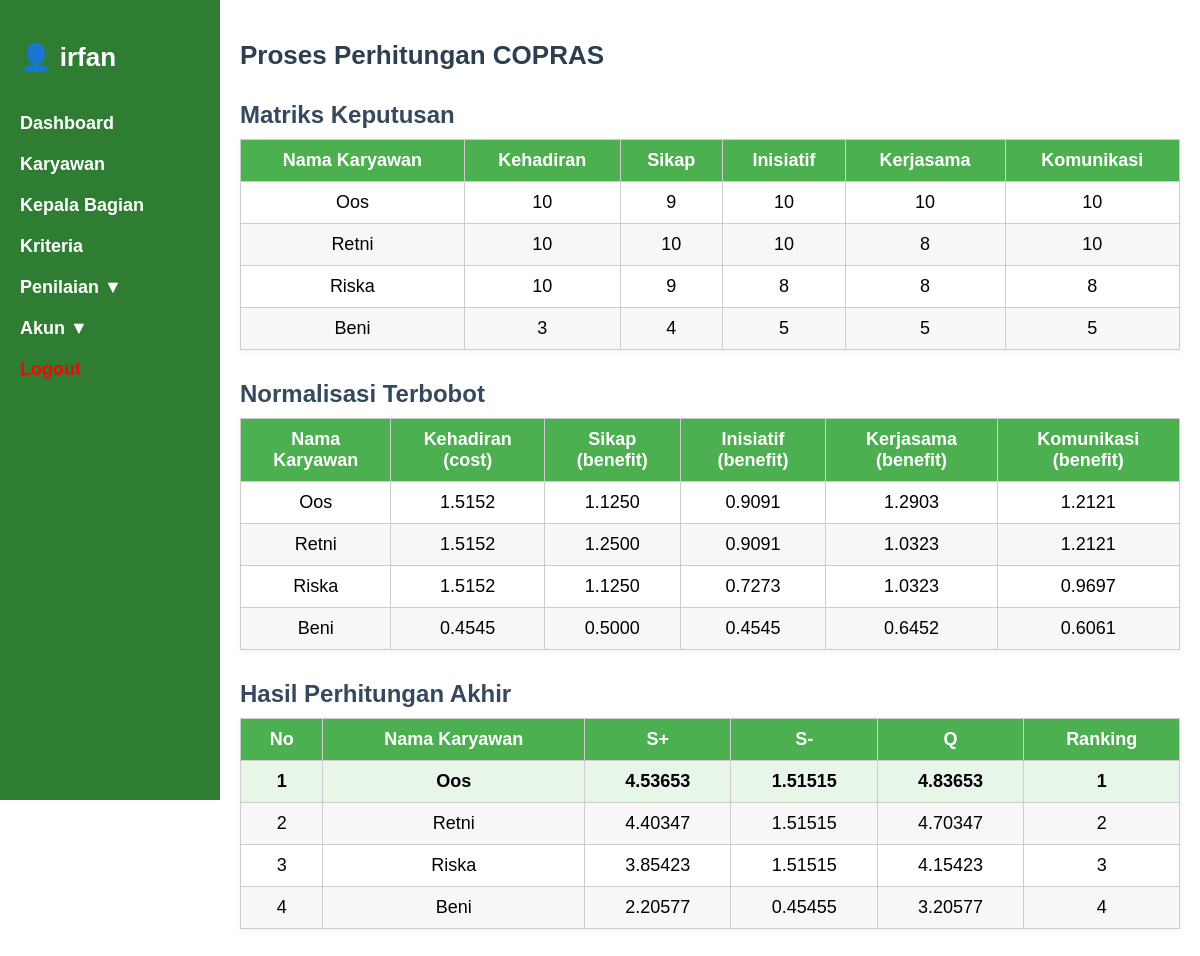
The app's page /index.php?page=admin/proses_copras.php (signed in) with its own data.
### tables this page shows
CREATE TABLE `kriteria` (
  `id` int(11) NOT NULL,
  `kode` varchar(10) DEFAULT NULL,
  `nama` varchar(100) DEFAULT NULL,
  `bobot` int(11) DEFAULT NULL,
  `jenis` enum('benefit','cost') NOT NULL DEFAULT 'benefit'
);

CREATE TABLE `karyawan` (
  `id` int(11) NOT NULL,
  `nama` varchar(100) DEFAULT NULL,
  `jabatan` varchar(100) DEFAULT NULL,
  `id_kepala` int(11) DEFAULT NULL
);

### admin/perhitungan_copras.php (called while the page is built)
<?php
function hitung_copras($conn) {
    $data = [
        'kriteria' => [],
        'karyawan' => [],
        'matriks' => [],
        'normalisasi' => [],
        'splus' => [],
        'smin' => [],
        'q' => [],
        'ranking' => []
    ];
    $qKriteria = mysqli_query($conn, "SELECT * FROM kriteria ORDER BY id");
    while ($row = mysqli_fetch_assoc($qKriteria)) {
        $data['kriteria'][$row['id']] = [
            'nama' => $row['nama'],
            'bobot' => $row['bobot'],
            'jenis' => strtolower($row['jenis'])
        ];
    }
    $qKaryawan = mysqli_query($conn, "SELECT * FROM karyawan ORDER BY id");
    while ($row = mysqli_fetch_assoc($qKaryawan)) {
        $data['karyawan'][$row['id']] = $row;
    }
    foreach ($data['karyawan'] as $id_karyawan => $k) {
        foreach ($data['kriteria'] as $id_kriteria => $kr) {
            $data['matriks'][$id_karyawan][$id_kriteria] = 0;
        }
        $qNilai = mysqli_query($conn, "SELECT sk.id_kriteria, sk.bobot
            FROM penilaian p
            JOIN sub_kriteria sk ON p.id_sub_kriteria = sk.id
            WHERE p.id_karyawan = '$id_karyawan'");
        while ($n = mysqli_fetch_assoc($qNilai)) {
            $data['matriks'][$id_karyawan][$n['id_kriteria']] += $n['bobot'];
        }
    }
    $total_kriteria = [];
    foreach ($data['kriteria'] as $id_kriteria => $kr) {
        $total_kriteria[$id_kriteria] = 0;
        foreach ($data['karyawan'] as $id_karyawan => $k) {
            $total_kriteria[$id_kriteria] += $data['matriks'][$id_karyawan][$id_kriteria];
        }
    }
    foreach ($data['karyawan'] as $id_karyawan => $k) {
        $data['normalisasi'][$id_karyawan] = [];
        foreach ($data['kriteria'] as $id_kriteria => $kr) {
            $nilai = $data['matriks'][$id_karyawan][$id_kriteria];
            $total = $total_kriteria[$id_kriteria] ?: 1;
            $normal = $nilai / $total;
            $bobot = $normal * $kr['bobot'];
            $data['normalisasi'][$id_karyawan][$id_kriteria] = $bobot;
        }
    }
    foreach ($data['karyawan'] as $id_karyawan => $k) {
        $splus = 0;
        $smin = 0;
        foreach ($data['kriteria'] as $id_kriteria => $kr) {
            $val = $data['normalisasi'][$id_karyawan][$id_kriteria];
            if ($kr['jenis'] == 'benefit') {
                $splus += $val;
            } else {
                $smin += $val;
            }
        }
        $data['splus'][$id_karyawan] = $splus;
        $data['smin'][$id_karyawan] = $smin;
    }
    $min_smin = min(array_filter($data['smin'], fn($v) => $v > 0));
    foreach ($data['karyawan'] as $id_karyawan => $k) {
        $smin_k = $data['smin'][$id_karyawan] ?: 1;
        $data['q'][$id_karyawan] = $data['splus'][$id_karyawan] + ($min_smin / $smin_k);
    }
    $data['ranking'] = $data['q'];
    arsort($data['ranking']);
    return $data;
}
?>

### admin/proses_copras.php (the view, shortened to what this page needs)
<?php
require_once 'config.php';
require_once 'perhitungan_copras.php';
$data = hitung_copras($conn);
?>
<h2 class="page-title">Proses Perhitungan COPRAS</h2>
<h3 class="section-title">Matriks Keputusan</h3>
<table>
    <thead>
        <tr>
            <th>Nama Karyawan</th>
            <?php foreach ($data['kriteria'] as $id => $k): ?>
                <th><?= $k['nama'] ?></th>
            <?php endforeach; ?>
        </tr>
    </thead>
    <tbody>
        <?php foreach ($data['karyawan'] as $id_karyawan => $kar): ?>
            <tr>
                <td><?= $kar['nama'] ?></td>
                <?php foreach ($data['kriteria'] as $id_kriteria => $k): ?>
                    <td><?= $data['matriks'][$id_karyawan][$id_kriteria] ?></td>
                <?php endforeach; ?>
            </tr>
        <?php endforeach; ?>
    </tbody>
</table>
<h3 class="section-title">Normalisasi Terbobot</h3>
<table>
    <thead>
        <tr>
            <th>Nama Karyawan</th>
            <?php foreach ($data['kriteria'] as $id => $k): ?>
                <th><?= $k['nama'] ?> (<?= $k['jenis'] ?>)</th>
            <?php endforeach; ?>
        </tr>
    </thead>
    <tbody>
        <?php foreach ($data['karyawan'] as $id_karyawan => $kar): ?>
            <tr>
                <td><?= $kar['nama'] ?></td>
                <?php foreach ($data['kriteria'] as $id_kriteria => $k): ?>
                    <td><?= number_format($data['normalisasi'][$id_karyawan][$id_kriteria], 4) ?></td>
                <?php endforeach; ?>
            </tr>
        <?php endforeach; ?>
    </tbody>
</table>
<h3 class="section-title">Hasil Perhitungan Akhir</h3>
<table>
    <thead>
        <tr>
            <th>No</th>
            <th>Nama Karyawan</th>
            <th>S+</th>
            <th>S-</th>
            <th>Q</th>
            <th>Ranking</th>
        </tr>
    </thead>
    <tbody>
        <?php
        $ranking = 1;
        foreach ($data['ranking'] as $id_karyawan => $nilai_q):
        ?>
            <tr class="<?= $ranking === 1 ? 'highlight' : '' ?>">
                <td><?= $ranking ?></td>
                <td><?= $data['karyawan'][$id_karyawan]['nama'] ?></td>
                <td><?= number_format($data['splus'][$id_karyawan], 5) ?></td>
                <td><?= number_format($data['smin'][$id_karyawan], 5) ?></td>
                <td><?= number_format($data['q'][$id_karyawan], 5) ?></td>
                <td><?= $ranking ?></td>
            </tr>
        <?php $ranking++; endforeach; ?>
    </tbody>
</table>

### index.php (style rules this page uses)
* { box-sizing: border-box; }
body { margin: 0; font-family: Arial, sans-serif; display: flex; }

### admin/proses_copras.php (style rules this page uses)
body { font-family: Arial, sans-serif; padding-bottom: 50px; }
.page-title { font-size: 26px; font-weight: bold; margin-top: 20px; color: #2c3e50; }
.section-title { font-size: 24px; font-weight: bold; margin: 30px 0 10px; color: #34495e; }
table { width: 100%; border-collapse: collapse; margin-bottom: 30px; box-shadow: 0 2px 8px rgba(0, 0, 0, 0.05); }
th, td { border: 1px solid #ccc; padding: 10px 14px; text-align: center; font-size: 18px; }
th { background-color: #4CAF50; color: white; }
tr:nth-child(even) td { background-color: #f7f7f7; }
.highlight { background-color: #e8f5e9; font-weight: bold; }

### records on screen
kriteria: nama "Kehadiran", matriks "10", matriks "3", jenis "cost", normalisasi "1.5152", normalisasi "0.4545"
kriteria: nama "Sikap", matriks "9", matriks "10", matriks "4", jenis "benefit", normalisasi "1.1250", normalisasi "1.2500", normalisasi "0.5000"
kriteria: nama "Inisiatif", matriks "10", matriks "8", matriks "5", jenis "benefit", normalisasi "0.9091", normalisasi "0.7273", normalisasi "0.4545"
kriteria: nama "Kerjasama", matriks "10", matriks "8", matriks "5", jenis "benefit", normalisasi "1.2903", normalisasi "1.0323", normalisasi "0.6452"
kriteria: nama "Komunikasi", matriks "10", matriks "8", matriks "5", jenis "benefit", normalisasi "1.2121", normalisasi "0.9697", normalisasi "0.6061"
karyawan: nama "Oos"
karyawan: nama "Retni"
karyawan: nama "Riska"
karyawan: nama "Beni"

### other values on screen
$_SESSION['username'] "irfan"
$data['splus'][$id_karyawan] "4.53653"
$data['smin'][$id_karyawan] "1.51515"
$data['q'][$id_karyawan] "4.83653"
$data['splus'][$id_karyawan] "4.40347"
$data['q'][$id_karyawan] "4.70347"
$data['splus'][$id_karyawan] "3.85423"
$data['q'][$id_karyawan] "4.15423"
$data['splus'][$id_karyawan] "2.20577"
$data['smin'][$id_karyawan] "0.45455"
$data['q'][$id_karyawan] "3.20577"
